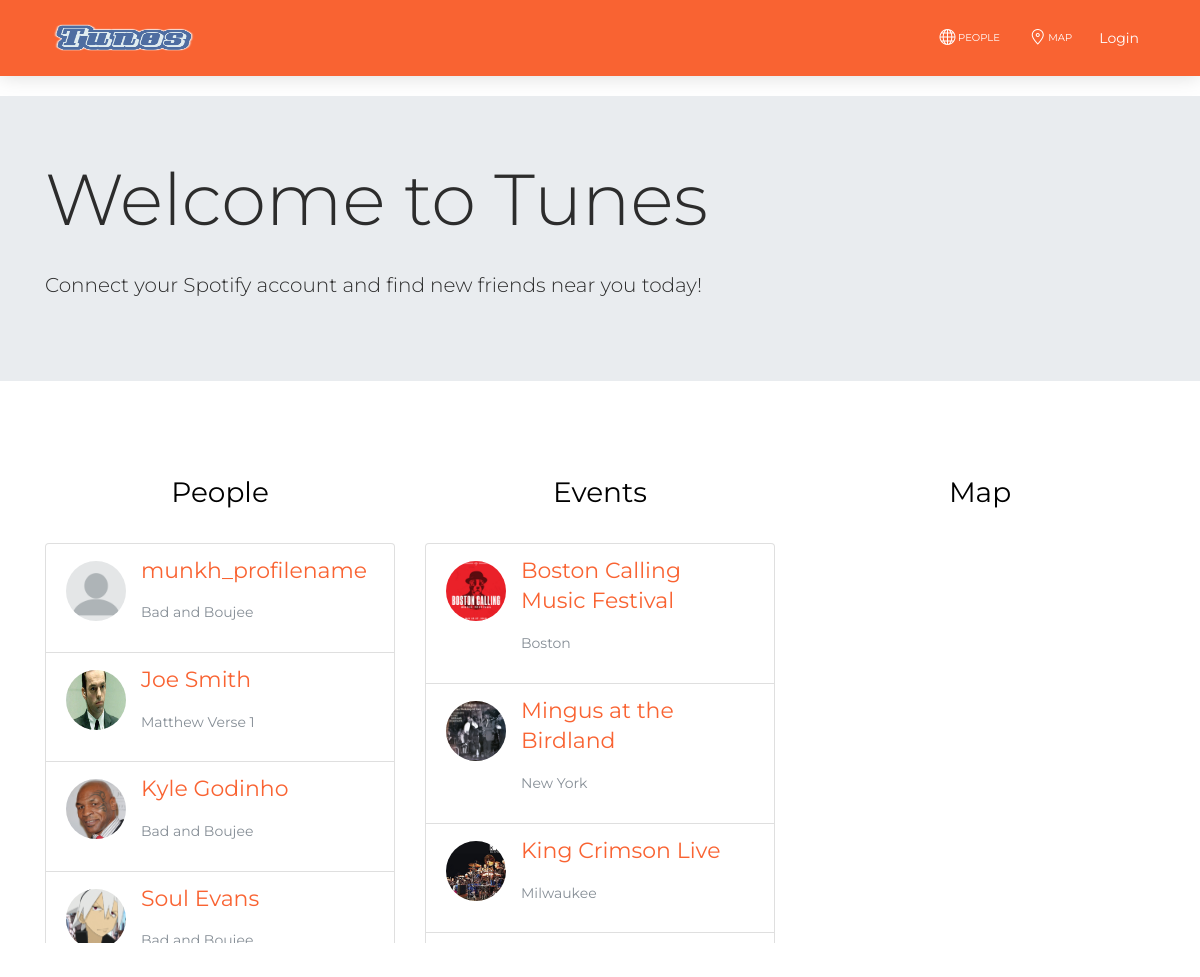
Screenshot of /Tunes/ with the database file from the repository.
### Tunes/models.py (models this page shows, shortened)
class Profile(models.Model):
	id = models.UUIDField(primary_key=True, default=uuid.uuid4, help_text="Unique ID for this user")
	user = models.OneToOneField(User, on_delete=models.CASCADE)
	name = models.CharField(max_length=100)
	bio = models.TextField()
	events_hosting = models.ManyToManyField('Event', related_name = "user_events_hosting", blank = True, null = True)
	events_attending = models.ManyToManyField('Event', related_name = "user_events_attending", blank = True, null = True)
	events_attended = models.ManyToManyField('Event', related_name = "user_events_attended",  blank = True, null = True)
	anthem = models.ForeignKey('Song', on_delete=models.SET_NULL, null = True, related_name = "user_anthem")
	location = models.ForeignKey('Location', on_delete=models.SET_NULL, null = True, related_name = "user_location")
	followers = models.ManyToManyField('Profile', related_name = "user_followers",  blank = True, null = True)
	following = models.ManyToManyField('Profile', related_name = "user_following",  blank = True, null = True)
	rotation = models.ManyToManyField('Album')
	favorite_songs = models.ManyToManyField('Song')
	favorite_genres = models.ManyToManyField('Genre')
	hobbies = models.CharField(max_length=200)
	email = models.EmailField(blank = True, null = True)
	current_song = models.ForeignKey('Song', blank = True, null = True, on_delete=models.SET_NULL, related_name = "user_current_song", help_text="Currently listened to song")
	profile_picture = models.ImageField(upload_to = 'images/users/', default = 'images/default.png', blank = True, null = True)
	playlists = models.ManyToManyField('Playlist', blank = True, null = True, related_name = "playlist_user")
	latitude = models.DecimalField(max_digits=9, decimal_places=6, blank = True, null = True)
	longitude = models.DecimalField(max_digits=9, decimal_places=6, blank = True, null = True)
	def get_absolute_url(self):
		return reverse('user-detail', args=[str(self.id)])

class Song(models.Model):
	name = models.CharField(max_length=100)
	artist = models.ManyToManyField('Artist', related_name="song_artist")
	album = models.ManyToManyField('Album', related_name="song_album")
	embed_code = models.CharField(max_length=250, blank = True, null = True)
	def __str__(self):
		return self.name

class Event(models.Model):
	id = models.UUIDField(primary_key=True, default=uuid.uuid4, help_text="Unique ID for this event")
	name = models.CharField(max_length=100)
	location = models.ForeignKey('Location', blank = True, null = True, on_delete=models.SET_NULL, related_name = "event_location")
	start_time = models.DateTimeField('Start Time', default=datetime.now, help_text="(yyyy-mm-dd hh:mm:ss)")
	end_time = models.DateTimeField('End Time', default=datetime.now, help_text="(yyyy-mm-dd hh:mm:ss)")
	description = models.TextField()
	image = models.ImageField(upload_to = 'images/events/', default = 'images/default.png', blank = True, null = True)
	host = models.ForeignKey('Profile', on_delete=models.CASCADE, related_name = "event_host")
	people = models.ManyToManyField('Profile', related_name = "people_attending")
	other_events = models.ManyToManyField('Event', related_name = "other_events_occuring")
	web_link = models.URLField('Web Link', max_length=250, blank = True, null = True, help_text="(http(s)://...)")
	venue = models.CharField(max_length=100, blank = True, null = True)
	latitude = models.DecimalField(max_digits=9, decimal_places=6, blank = True, null = True)
	longitude = models.DecimalField(max_digits=9, decimal_places=6, blank = True, null = True)
	def get_absolute_url(self):
		return reverse('event-detail', args=[str(self.id)])

class Location(models.Model):
	name = models.CharField(max_length=100, help_text="City Name")
	state = models.CharField(max_length=100)
	def __str__(self):
		return self.name

### Tunes/views.py (the view)
# urls.py: path('', views.index, name='index'),
def index(request):
    num_users = User.objects.all().count()
    num = 0
    users = []
    userhold = User.objects.order_by('?')
    for user in userhold:
        if num >= 6 or num > num_users-1:
            break
        if user.username == 'compsci326':
            continue
        users.append(user)
        num = num + 1
    events = []
    num_events = Event.objects.all().count()
    num = 0
    eventhold = Event.objects.order_by('?')
    for event in eventhold:
        if num >= 6 or num > num_events-1:
            break
        events.append(event)
        num = num + 1
    return render(
    request,
    'index.html',
    context={"user": users, "event": events}
    )

### Tunes/templates/index.html (shortened to what this page needs)
{% extends "base_page.html" %}
{% block content %}
{% load static %}
<div class="jumbotron jumbotron-fluid">
  <div class="container">
    <h1 class="display-3">Welcome to Tunes</h1>
    <p class="lead">Connect your Spotify account and find new friends near you today!</p>
  </div>
</div>
	<div class="container text-center">
		<div class="row justify-content-center">
			<div class="col-md-4">
				<h3><a class="main-col-head" href="{% url 'people' %}">People</a><h3>
					<div class="list-group">
                        {% if user %}
                            {% for u in user %}
                                <a href="{{ u.profile.get_absolute_url }}" class="list-group-item">
        						<img src="{{ u.profile.profile_picture.url }}" class="rounded-circle" alt="{{ u.profile.name }}">
        						<div class="list-text">
        						<h5 class="list-group-item-heading text-primary text-left">{{ u.profile.name }}</h5>
        						<p class="list-group-item-text text-muted text-left">{{ u.profile.anthem }}</p>
        						</div>
        						</a>
                            {% endfor %}
                        {% else %}
                        <p>No Users :(</p>
                        {% endif %}
					</div>
			</div>
			<div class="col-md-4">
				<h3><a class="main-col-head" href="">Events</a><h3>
					<div class="list-group">
                        {% if event %}
                            {% for e in event %}
                                <a href="{{ e.get_absolute_url }}" class="list-group-item">
                                <img src="{{ e.image.url }}" class="rounded-circle" alt="{{ e.name }}">
                                <div class="list-text">
                                <h5 class="list-group-item-heading text-primary text-left">{{ e.name }}</h5>
                                <p class="list-group-item-text text-muted text-left">{{ e.location }}</p>
                                </div>
                                </a>
                            {% endfor %}
                        {% else %}
                        <p>No Events :(</p>
                        {% endif %}
					</div>
			</div>
			<div class="col-md-4">
			<h3><a class="main-col-head" href="{% url 'maps' %}">Map</a><h3>
            {% load leaflet_tags %}
            <head>
            </head>
            <body>
            </body>
			</div>
	</div>
{% endblock %}

### Tunes/static/css/style.css (style rules this page uses)
.col-md-4 { padding-top: 60px; max-width: 100%; max-height: 90%; }
.list-group { min-height: 300px; max-height: 400px; overflow-y: auto; }
.list-group a { font-size: 14px; }
.list-group img { width: 60px; height: 60px; margin-top: 5px; float: left; }
.list-text { float: left; display: inline; padding-left: 15px; max-width: 230px; }
.main-col-head { color: black; }

### rows the page displays
Event: image (picture), name "Boston Calling Music Festival", location "Boston"
Event: image (picture), name "Mingus at the Birdland", location "New York"
Event: image (picture), name "King Crimson Live", location "Milwaukee"

### other values shown
{{ u.profile.name }} "munkh_profilename"
{{ u.profile.anthem }} "Bad and Boujee"
{{ u.profile.name }} "Joe Smith"
{{ u.profile.anthem }} "Matthew Verse 1"
{{ u.profile.name }} "Kyle Godinho"
{{ u.profile.name }} "Soul Evans"
